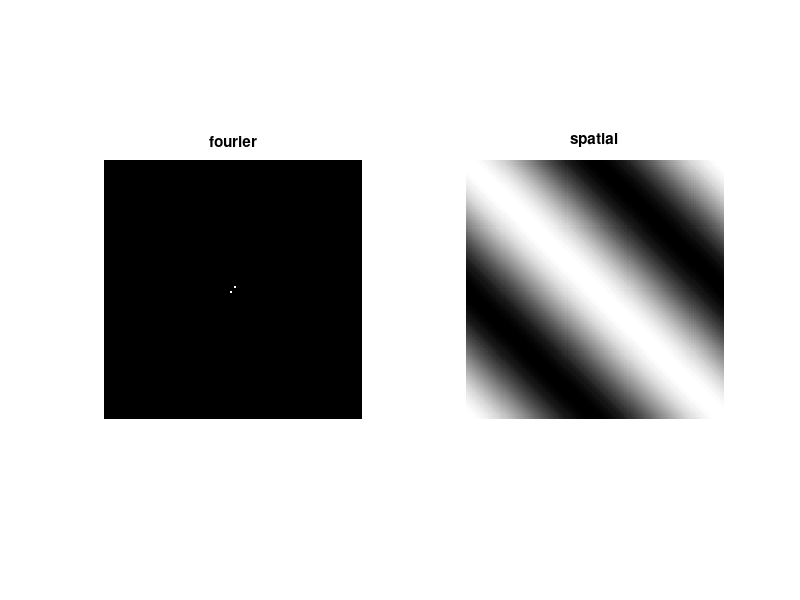

Write the MATLAB code that produced this figure.
clear;

x = 127;y=127;
im = zeros(x,y);
distance = 1;
im(ceil(x/2)+distance,ceil(y/2)-distance) = 255;
im(ceil(x/2)-distance,ceil(y/2)+distance) = 255;


out = ifftshift(im);
out = real(ifft2(out));

figure;
subplot(1,2,1);imshow(uint8(im)); title('fourier')
subplot(1,2,2);imshow(out,[]); title('spatial')